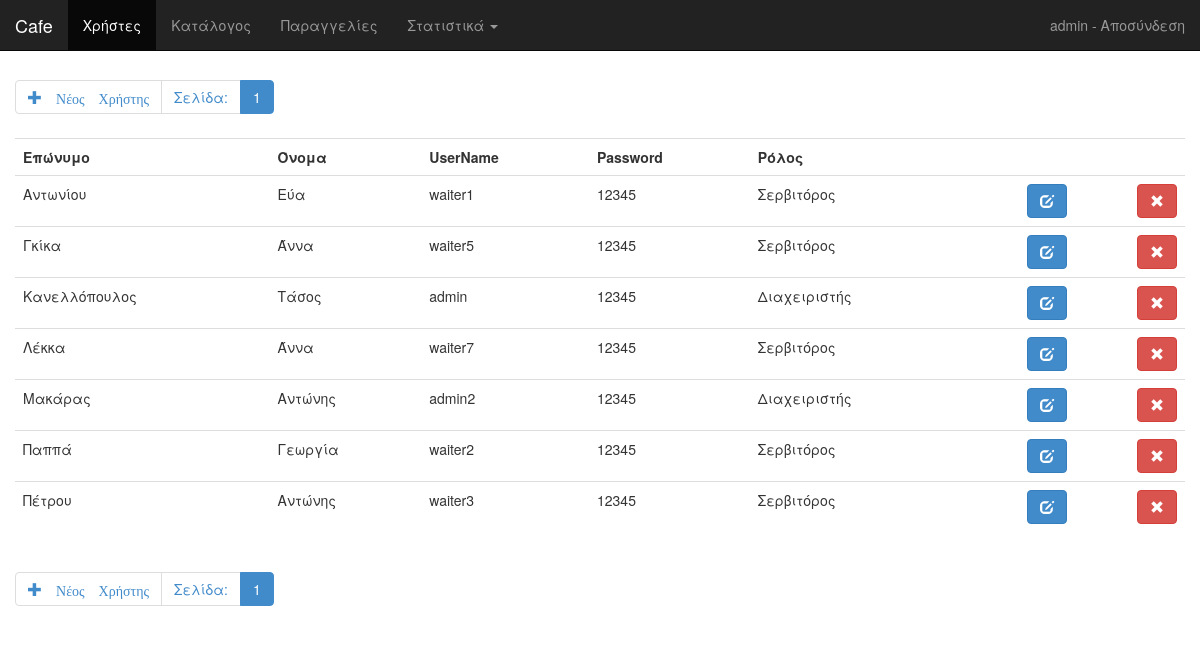
Before: /index.php?action=users (signed in) with the older database file.
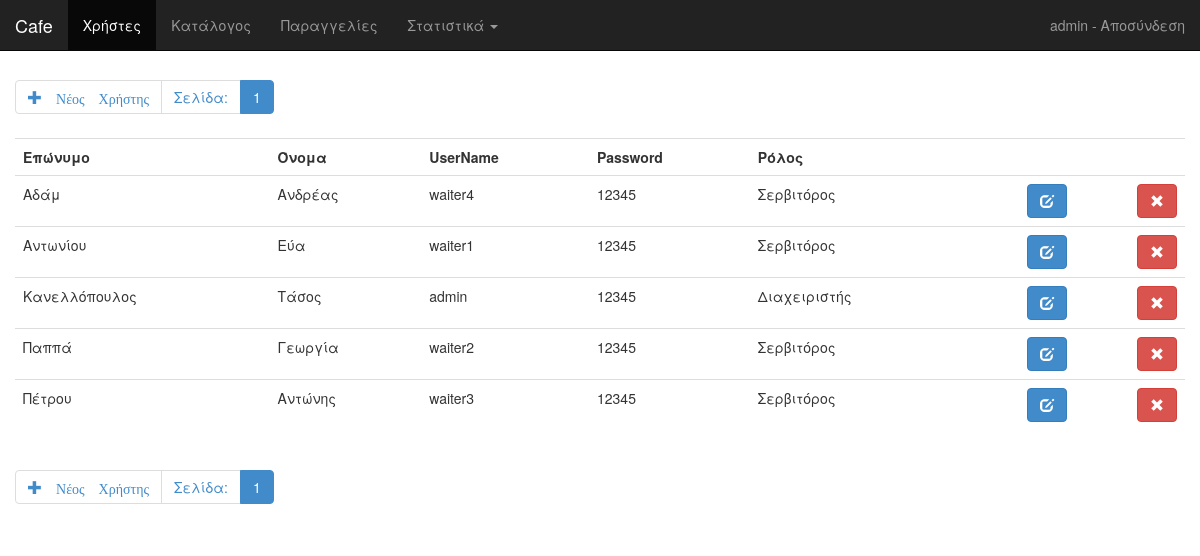
After: the same page with the newer database file.
### tables this page shows
CREATE TABLE IF NOT EXISTS `users` (
  `Username` varchar(20) NOT NULL DEFAULT '',
  `FirstName` varchar(20) NOT NULL,
  `LastName` varchar(20) NOT NULL,
  `Password` varchar(20) NOT NULL,
  `Role` varchar(20) NOT NULL,
  PRIMARY KEY (`Username`)
);

### db.php (called while the page is built, shortened)
<?php
	class Db
	{
		private $dbhost = "localhost";
		private $dbuser = "root";
		private $dbpass = "";
		private $database = "cafe";
		private $db;
		private $limit = 20;
		private function connect() {
			$this->db = new mysqli($this->dbhost, $this->dbuser, $this->dbpass, $this->database);
			if (mysqli_connect_errno()) {
			    return array('error' => true, 'message' => "Πρόβλημα Σύνδεσης στη Βάση Δεδομένων: ".mysqli_connect_error());
			}
			else {
				$this->db->query("SET CHARACTER SET 'UTF8'");
				return array('error' => false, 'message' => "Connect succeeded");
			}
		}
		function GetUsers($page) {
			$result = $this->connect();
			$total = $this->db->query('SELECT COUNT(*) total FROM users')->fetch_object()->total;
			$pages = ceil($total / $this->limit);
			$stmt = $this->db->stmt_init();
			if (!($stmt = $this->db->prepare("SELECT lastname,firstname,username,password,role
									FROM users ORDER BY lastname,firstname LIMIT ? OFFSET ?")))
				return array('error' => true, 'message' => $this->db->error);
			if($page >= $pages)
				$offset = 0;
			else
				$offset = $page * $this->limit;
			if (!($stmt->bind_param("ii", $this->limit, $offset)))
		    	return array('error' => true, 'message' => $stmt->error);
		    if (!($stmt->execute()))
		    	return array('error' => true, 'message' => $stmt->error);
		    $res = $stmt->get_result();
		    while ($row = $res->fetch_array(MYSQLI_ASSOC))
	        {
	            $users[] = $row;
	        }
		    $result = array('error' => false, 'data' => $users, 'pages' => $pages);
			return $result;
		}
	}
?>

### users.php (the view, shortened to what this page needs)
<?php
  	$db = new Db();
  	if (isset($_GET['page']))
  		$page = $_GET['page'];
  	else
  		$page = 0;
	$result = $db->GetUsers($page);
	if ($result['error'])
	{
	  	echo '<div class="alert alert-danger">';
        echo '<button type="button" class="close" data-dismiss="alert" aria-hidden="true">&times;</button>';
        echo '<strong>'.$result['message'].'</strong>';
        echo '</div>';
	}
	else {
		echo '<ul class="pagination">';
		echo '<li><a href="#" class="add" data-url="useradd.php">';
		echo '<span class="glyphicon glyphicon-plus"> Νέος Χρήστης</a></li>';
		echo '<li><a class="text-primary"> Σελίδα: </a></li>';
		for ($i = 0;$i < $result['pages'];$i++) {
			if ($i == $page) {
				echo '<li class="active"><a href="index.php?action=users&page='.$i.'">'.($i + 1).'</a></li>';
			}
			else {
				echo '<li><a href="index.php?action=users&page='.$i.'">'.($i + 1).'</a></li>';
			}
		}
		echo '</ul>';
		echo '<table class="table table-hover">';
		echo '<th>Επώνυμο</th>';
		echo '<th>Όνομα</th>';
		echo '<th>UserName</th>';
		echo '<th>Password</th>';
		echo '<th>Ρόλος</th>';
		echo '<th></th>';
		echo '<th></th>';
		foreach ($result['data'] as $user) {
			$message = "Να διαγραφεί ο χρήστης ".$user['username'].";";
			$delurl = "userdelete.php?id=".$user['username'];
			$editurl = "userupdate.php";
			echo '<tr>';
			echo '<td>'.$user['lastname'].'</td>';
			echo '<td>'.$user['firstname'].'</td>';
			echo '<td>'.$user['username'].'</td>';
			echo '<td>'.$user['password'].'</td>';
			echo '<td>'.$user['role'].'</td>';
			echo '<td class="text-right">';
			echo '<button type="button" title="Αλλαγή" class="btn btn-primary edit" data-url="'.$editurl.'"';
			echo "data-item='".json_encode($user)."'>";
			echo '<span class="glyphicon glyphicon-edit"></a></td>';
			echo '<td class="text-right">';
			echo '<button type="button" title="Διαγραφή" class="btn btn-danger confirm"
				data-url="'.$delurl.'" data-message="'.$message.'">';
			echo '<span class="glyphicon glyphicon-remove"></button></td>';
			echo '</tr>';
		}
		echo '</table>';
		echo '<ul class="pagination">';
		echo '<li><a href="#" class="add" data-url="useradd.php">';
		echo '<span class="glyphicon glyphicon-plus"> Νέος Χρήστης</a></li>';
		echo '<li><a class="text-primary"> Σελίδα: </a></li>';
		for ($i = 0;$i < $result['pages'];$i++) {
			if ($i == $page) {
				echo '<li class="active"><a href="index.php?action=users&page='.$i.'">'.($i + 1).'</a></li>';
			}
			else {
				echo '<li><a href="index.php?action=users&page='.$i.'">'.($i + 1).'</a></li>';
			}
		}
		echo '</ul>';
	}
?>

### index.php (shortened to what this page needs)
<?php
  require_once("db.php");
?>
<!DOCTYPE html>
<html lang="en">
  <head>
    <link href="css/bootstrap.min.css" rel="stylesheet">
    <link href="css/main.css" rel="stylesheet">
  </head>
  <body>
    <div class="navbar navbar-inverse navbar-fixed-top" role="navigation">
      <div class="container-fluid">
        <div class="navbar-header">
          <a class="navbar-brand" href=".">Cafe</a>
        </div>
        <div class="navbar-collapse collapse">
          <?php
            if(isset($_SESSION['role'])){
              $role = $_SESSION['role'];
              $name = $_SESSION['username'];
              include 'menu.php';
          ?>
            <ul class="nav navbar-nav navbar-right">
              <li><a href="logout.php"><?php echo $name; ?> - Αποσύνδεση</a></li>
          <?php } ?>
        </div>
      </div>
    </div>
    <div class="container-fluid">
    <?php
      if (!(isset($_SESSION['role'])))
        include 'login.php';
      else {
        if (isset($_GET['action'])) {
          switch ($_GET["action"]) {
            case "users":
              include 'users.php';
              break;
          }
        } else {
          echo '<div class="jumbotron">';
          echo '<h3>Cafe, σύστημα παραγγελιοληψίας.</h3>';
          echo '<p>έχετε συνδεθεί ως '.$_SESSION['username'].'</p>';
          echo '</div>';
        }
      }
    ?>
    </div>
  </body>
</html>

### menu.php (shortened to what this page needs)
<?php
  if (isset($_GET['action']))
      $action = $_GET['action'];
    else
      $action = "index";
?>
<?php
  if ($role == 'Διαχειριστής') {
?>
<ul class="nav navbar-nav">
	<li <?php if($action == "users") echo "class='active'" ?>><a href="index.php?action=users">Χρήστες</a></li>
	<li <?php if($action == "items") echo "class='active'" ?>><a href="index.php?action=items">Κατάλογος</a></li>
	<li <?php if($action == "orders") echo "class='active'" ?>><a href="index.php?action=orders">Παραγγελίες</a></li>
	<li <?php if($action == "top" || $action == "totals") echo "class='dropdown active'"; else echo "class='dropdown'" ?>>
      <a href="#" class="dropdown-toggle" data-toggle="dropdown">Στατιστικά <b class="caret"></b></a>
    </li>
</ul>
<?php
  } else {
?>
<ul class="nav navbar-nav">
  <li <?php if($action == "catalog") echo "class='active'" ?>><a href="index.php?action=catalog">Kατάλογος </a></li>
</ul>
<?php } ?>

### css/main.css (style rules this page uses)
body { padding-top: 60px; }

Changed rows visible on the page:
removed users: LastName "Γκίκα", FirstName "Άννα", Username "waiter5", Password "12345", Role "Σερβιτόρος"
removed users: LastName "Λέκκα", FirstName "Άννα", Username "waiter7", Password "12345", Role "Σερβιτόρος"
removed users: LastName "Μακάρας", FirstName "Αντώνης", Username "admin2", Password "12345", Role "Διαχειριστής"
added users: LastName "Αδάμ", FirstName "Ανδρέας", Username "waiter4", Password "12345", Role "Σερβιτόρος"
